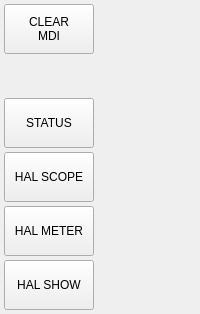
                  <widget class="QWidget" name="widget_settings3" native="true">
                   <property name="sizePolicy">
                    <sizepolicy hsizetype="Fixed" vsizetype="Preferred">
                     <horstretch>0</horstretch>
                     <verstretch>0</verstretch>
                    </sizepolicy>
                   </property>
                   <property name="minimumSize">
                    <size>
                     <width>100</width>
                     <height>0</height>
                    </size>
                   </property>
                   <layout class="QVBoxLayout" name="verticalLayout_13">
                    <property name="spacing">
                     <number>4</number>
                    </property>
                    <property name="leftMargin">
                     <number>4</number>
                    </property>
                    <property name="topMargin">
                     <number>4</number>
                    </property>
                    <property name="rightMargin">
                     <number>4</number>
                    </property>
                    <property name="bottomMargin">
                     <number>4</number>
                    </property>
                    <item>
                     <widget class="QPushButton" name="btn_clear_mdi">
                      <property name="sizePolicy">
                       <sizepolicy hsizetype="Fixed" vsizetype="Fixed">
                        <horstretch>0</horstretch>
                        <verstretch>0</verstretch>
                       </sizepolicy>
                      </property>
                      <property name="minimumSize">
                       <size>
                        <width>90</width>
                        <height>50</height>
                       </size>
                      </property>
                      <property name="maximumSize">
                       <size>
                        <width>90</width>
                        <height>50</height>
                       </size>
                      </property>
                      <property name="text">
                       <string>CLEAR
MDI</string>
                      </property>
                     </widget>
                    </item>
                    <item>
                     <spacer name="verticalSpacer_6">
                      <property name="orientation">
                       <enum>Qt::Vertical</enum>
                      </property>
                      <property name="sizeHint" stdset="0">
                       <size>
                        <width>20</width>
                        <height>40</height>
                       </size>
                      </property>
                     </spacer>
                    </item>
                    <item>
                     <widget class="ActionButton" name="actionbutton_lcnc_status">
                      <property name="sizePolicy">
                       <sizepolicy hsizetype="Fixed" vsizetype="Fixed">
                        <horstretch>0</horstretch>
                        <verstretch>0</verstretch>
                       </sizepolicy>
                      </property>
                      <property name="minimumSize">
                       <size>
                        <width>90</width>
                        <height>50</height>
                       </size>
                      </property>
                      <property name="maximumSize">
                       <size>
                        <width>90</width>
                        <height>50</height>
                       </size>
                      </property>
                      <property name="text">
                       <string>STATUS</string>
                      </property>
                      <property name="flat">
                       <bool>false</bool>
                      </property>
                      <property name="launch_status_action" stdset="0">
                       <bool>true</bool>
                      </property>
                      <property name="template_label_option" stdset="0">
                       <bool>false</bool>
                      </property>
                      <property name="joint_number" stdset="0">
                       <number>0</number>
                      </property>
                      <property name="incr_imperial_number" stdset="0">
                       <double>0.010000000000000</double>
                      </property>
                      <property name="incr_mm_number" stdset="0">
                       <double>0.025000000000000</double>
                      </property>
                      <property name="incr_angular_number" stdset="0">
                       <double>-1.000000000000000</double>
                      </property>
                      <property name="toggle_float_option" stdset="0">
                       <bool>false</bool>
                      </property>
                      <property name="float_num" stdset="0">
                       <double>100.000000000000000</double>
                      </property>
                      <property name="float_alt_num" stdset="0">
                       <double>50.000000000000000</double>
                      </property>
                      <property name="view_type_string" stdset="0">
                       <string>P</string>
                      </property>
                      <property name="command_text_string" stdset="0">
                       <string/>
                      </property>
                      <property name="ini_mdi_number" stdset="0">
                       <number>0</number>
                      </property>
                      <property name="textTemplate" stdset="0">
                       <string>%1.3f in</string>
                      </property>
                      <property name="alt_textTemplate" stdset="0">
                       <string>%1.2f mm</string>
                      </property>
                      <property name="actionName" stdset="0">
                       <string>tool.status</string>
                      </property>
                     </widget>
                    </item>
                    <item>
                     <widget class="ActionButton" name="actionbutton_halscope">
                      <property name="sizePolicy">
                       <sizepolicy hsizetype="Fixed" vsizetype="Fixed">
                        <horstretch>0</horstretch>
                        <verstretch>0</verstretch>
                       </sizepolicy>
                      </property>
                      <property name="minimumSize">
                       <size>
                        <width>90</width>
                        <height>50</height>
                       </size>
                      </property>
                      <property name="maximumSize">
                       <size>
                        <width>90</width>
                        <height>50</height>
                       </size>
                      </property>
                      <property name="text">
                       <string>HAL SCOPE</string>
                      </property>
                      <property name="flat">
                       <bool>false</bool>
                      </property>
                      <property name="launch_halscope_action" stdset="0">
                       <bool>true</bool>
                      </property>
                      <property name="template_label_option" stdset="0">
                       <bool>false</bool>
                      </property>
                      <property name="joint_number" stdset="0">
                       <number>0</number>
                      </property>
                      <property name="incr_imperial_number" stdset="0">
                       <double>0.010000000000000</double>
                      </property>
                      <property name="incr_mm_number" stdset="0">
                       <double>0.025000000000000</double>
                      </property>
                      <property name="incr_angular_number" stdset="0">
                       <double>-1.000000000000000</double>
                      </property>
                      <property name="toggle_float_option" stdset="0">
                       <bool>false</bool>
                      </property>
                      <property name="float_num" stdset="0">
                       <double>100.000000000000000</double>
                      </property>
                      <property name="float_alt_num" stdset="0">
                       <double>50.000000000000000</double>
                      </property>
                      <property name="view_type_string" stdset="0">
                       <string>P</string>
                      </property>
                      <property name="command_text_string" stdset="0">
                       <string/>
                      </property>
                      <property name="ini_mdi_number" stdset="0">
                       <number>0</number>
                      </property>
                      <property name="textTemplate" stdset="0">
                       <string>%1.3f in</string>
                      </property>
                      <property name="alt_textTemplate" stdset="0">
                       <string>%1.2f mm</string>
                      </property>
                      <property name="actionName" stdset="0">
                       <string>tool.halscope</string>
                      </property>
                     </widget>
                    </item>
                    <item>
                     <widget class="ActionButton" name="actionbutton_halmeter">
                      <property name="sizePolicy">
                       <sizepolicy hsizetype="Fixed" vsizetype="Fixed">
                        <horstretch>0</horstretch>
                        <verstretch>0</verstretch>
                       </sizepolicy>
                      </property>
                      <property name="minimumSize">
                       <size>
                        <width>90</width>
                        <height>50</height>
                       </size>
                      </property>
                      <property name="maximumSize">
                       <size>
                        <width>90</width>
                        <height>50</height>
                       </size>
                      </property>
                      <property name="text">
                       <string>HAL METER</string>
                      </property>
                      <property name="flat">
                       <bool>false</bool>
                      </property>
                      <property name="launch_halmeter_action" stdset="0">
                       <bool>true</bool>
                      </property>
                      <property name="template_label_option" stdset="0">
                       <bool>false</bool>
                      </property>
                      <property name="joint_number" stdset="0">
                       <number>0</number>
                      </property>
                      <property name="incr_imperial_number" stdset="0">
                       <double>0.010000000000000</double>
                      </property>
                      <property name="incr_mm_number" stdset="0">
                       <double>0.025000000000000</double>
                      </property>
                      <property name="incr_angular_number" stdset="0">
                       <double>-1.000000000000000</double>
                      </property>
                      <property name="toggle_float_option" stdset="0">
                       <bool>false</bool>
                      </property>
                      <property name="float_num" stdset="0">
                       <double>100.000000000000000</double>
                      </property>
                      <property name="float_alt_num" stdset="0">
                       <double>50.000000000000000</double>
                      </property>
                      <property name="view_type_string" stdset="0">
                       <string>P</string>
                      </property>
                      <property name="command_text_string" stdset="0">
                       <string/>
                      </property>
                      <property name="ini_mdi_number" stdset="0">
                       <number>0</number>
                      </property>
                      <property name="textTemplate" stdset="0">
                       <string>%1.3f in</string>
                      </property>
                      <property name="alt_textTemplate" stdset="0">
                       <string>%1.2f mm</string>
                      </property>
                      <property name="actionName" stdset="0">
                       <string>tool.halmeter</string>
                      </property>
                     </widget>
                    </item>
                    <item>
                     <widget class="ActionButton" name="actionbutton_halshow">
                      <property name="sizePolicy">
                       <sizepolicy hsizetype="Fixed" vsizetype="Fixed">
                        <horstretch>0</horstretch>
                        <verstretch>0</verstretch>
                       </sizepolicy>
                      </property>
                      <property name="minimumSize">
                       <size>
                        <width>90</width>
                        <height>50</height>
                       </size>
                      </property>
                      <property name="maximumSize">
                       <size>
                        <width>90</width>
                        <height>50</height>
                       </size>
                      </property>
                      <property name="text">
                       <string>HAL SHOW</string>
                      </property>
                      <property name="flat">
                       <bool>false</bool>
                      </property>
                      <property name="launch_halshow_action" stdset="0">
                       <bool>true</bool>
                      </property>
                      <property name="template_label_option" stdset="0">
                       <bool>false</bool>
                      </property>
                      <property name="joint_number" stdset="0">
                       <number>0</number>
                      </property>
                      <property name="incr_imperial_number" stdset="0">
                       <double>0.010000000000000</double>
                      </property>
                      <property name="incr_mm_number" stdset="0">
                       <double>0.025000000000000</double>
                      </property>
                      <property name="incr_angular_number" stdset="0">
                       <double>-1.000000000000000</double>
                      </property>
                      <property name="toggle_float_option" stdset="0">
                       <bool>false</bool>
                      </property>
                      <property name="float_num" stdset="0">
                       <double>100.000000000000000</double>
                      </property>
                      <property name="float_alt_num" stdset="0">
                       <double>50.000000000000000</double>
                      </property>
                      <property name="view_type_string" stdset="0">
                       <string>P</string>
                      </property>
                      <property name="command_text_string" stdset="0">
                       <string/>
                      </property>
                      <property name="ini_mdi_number" stdset="0">
                       <number>0</number>
                      </property>
                      <property name="textTemplate" stdset="0">
                       <string>%1.3f in</string>
                      </property>
                      <property name="alt_textTemplate" stdset="0">
                       <string>%1.2f mm</string>
                      </property>
                      <property name="actionName" stdset="0">
                       <string>tool.halshow</string>
                      </property>
                     </widget>
                    </item>
                   </layout>
                  </widget>
